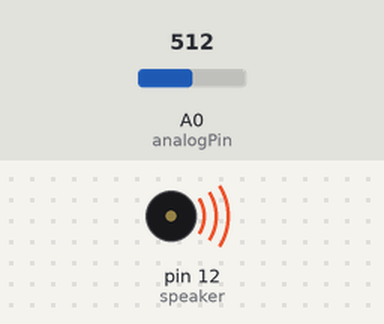
The sketch below on a simulated Arduino Uno, built with avr-gcc and run on an emulated ATmega328P. Shown: buzzer (waves = sounding). Inputs (shaded band) come from the test bench; at power-on: A0 (analogPin) = 512.

Above: at 0.1 s.
Timing chart, 0 to 1.6 s (numbered marks = the images above):
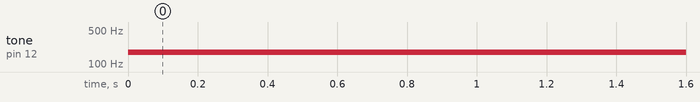

Measured:
- by itself, tone on pin 12 (speaker): silent → 175 Hz at 0.00 s

The sketch:

arduino_theremin_ws.ino
```cpp
int analogPin = A0;
int noteToPlay;
int sound; int speaker = 12;
void setup() {
Serial.begin(9600);
pinMode(analogPin, INPUT);
}
void loop() {
sound= analogRead(analogPin);
delay(0);
int notes[21] = {65, 73, 82, 87, 98, 110, 123, 131, 147, 165, 175, 196, 220, 247,262, 294, 330, 349, 392, 440, 494};
noteToPlay= map(sound, 0,1023, 0, 21);
tone(speaker, notes[noteToPlay]); delay(10);
}
```
